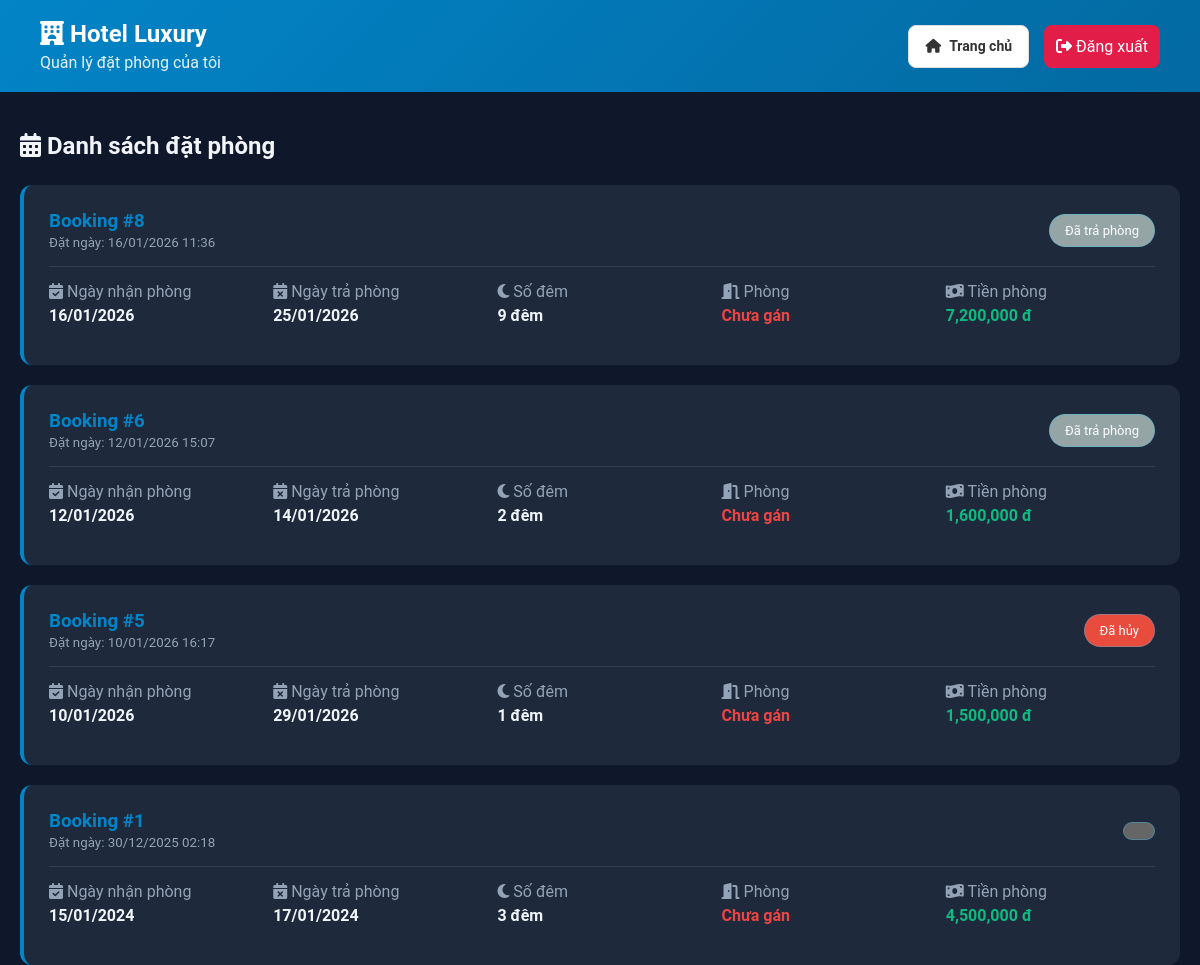
Screenshot of /?controller=GuestController&action=myBookings (signed in) with the database file from the repository.
### tables this page shows
CREATE TABLE `bookings_booking` (
  `MaDatPhong` int(11) NOT NULL,
  `NgayDatPhong` date NOT NULL,
  `ThoiGianLuuTru` int(11) NOT NULL,
  `NgayNhanPhong` date NOT NULL,
  `NgayTraPhong` date NOT NULL,
  `SoTienDatPhong` int(11) NOT NULL,
  `MaNhanVien` varchar(20) DEFAULT NULL,
  `MaKhachHang` int(11) NOT NULL,
  `MaLoaiPhong` varchar(50) DEFAULT NULL,
  `MaGiamGia` varchar(20) DEFAULT NULL,
  `TrangThai` enum('Pending','Confirmed','Checkin','Checkout','Cancelled') DEFAULT 'Pending',
  `GhiChu` varchar(255) DEFAULT NULL,
  `NgayTao` timestamp NOT NULL DEFAULT current_timestamp(),
  `NgayCapNhat` timestamp NOT NULL DEFAULT current_timestamp() ON UPDATE current_timestamp()
);

### MVC/Core/controller.php (called while the page is built, shortened)
<?php
class controller {
    public function view($view, $data = []) {
        require_once "./MVC/Views/".$view.".php";
    }
}
?>

### MVC/Controllers/GuestController.php (called while the page is built, shortened)
<?php
class GuestController extends controller {
    public function myBookings() {
        $bookingModel = $this->model("BookingModel");
        $bookings = $bookingModel->getByGuestId($_SESSION['guest_id']);
        $this->view("Pages/GuestMyBookings", ["bookings" => $bookings]);
    }
}
?>

### MVC/Core/App.php (called while the page is built, shortened)
<?php
class App {
    protected $action = "index";
    public function __construct() {
        $this->controller = new $this->controller;
        if (isset($_GET['action'])) {
            $this->action = $_GET['action'];
        }
        call_user_func([$this->controller, $this->action]);
    }
}

### index.php (called while the page is built, shortened)
<?php
$app = new App();

### MVC/Core/connectDB.php (called while the page is built, shortened)
<?php
class connectDB {
    protected $con;
    public function __construct() {
        $this->con = mysqli_connect(
            "localhost",
            "root",
            "",
            "web_hotel_mngt",
            3307
        );
        mysqli_set_charset($this->con, "utf8");
    }
    public function select($sql, $params = []) {
        $stmt = $this->prepareStatement($sql, $params);
        $result = mysqli_stmt_execute($stmt);
        $result = mysqli_stmt_get_result($stmt);
        $data = [];
        while ($row = mysqli_fetch_assoc($result)) {
            $data[] = $row;
        }
        return $data;
    }
    private function prepareStatement($sql, $params = []) {
        $stmt = mysqli_prepare($this->con, $sql);
        return $stmt;
    }
}

### MVC/Models/BookingModel.php (called while the page is built, shortened)
<?php
class BookingModel extends connectDB {
    private function escape($value) {
        return mysqli_real_escape_string($this->con, (string)$value);
    }
    public function getByGuestId($guestId) {
        $guestId = $this->escape($guestId);
        $sql = "SELECT b.*,
                       (SELECT GROUP_CONCAT(r.SoPhong SEPARATOR ', ')
                        FROM rooms_roombooked rb
                        JOIN rooms_room r ON rb.MaPhong = r.MaPhong
                        WHERE rb.MaDatPhong = b.MaDatPhong) as SoPhong
                FROM bookings_booking b
                WHERE b.MaKhachHang = '$guestId'
                ORDER BY b.NgayTao DESC";
        return $this->select($sql);
    }
}
?>

### MVC/Views/Pages/GuestMyBookings.php (the view, shortened to what this page needs)
<div class="mybookings-wrapper">
    <header class="guest-header" style="background: linear-gradient(135deg, var(--ocean-blue), #0369a1); color: white; padding: 20px 40px; display: flex; justify-content: space-between; align-items: center;">
        <div>
            <h2 style="margin: 0;"><i class="fas fa-hotel"></i> Hotel Luxury</h2>
            <p style="opacity: 0.9; margin: 5px 0 0 0;">Quản lý đặt phòng của tôi</p>
        </div>
        <div style="display: flex; gap: 15px;">
            <a href="?controller=GuestController&action=home" class="btn-custom-white">
                <i class="fas fa-home"></i> Trang chủ
            </a>
            <a href="?controller=AuthController&action=logout" class="btn-logout">
                <i class="fas fa-sign-out-alt"></i> Đăng xuất
            </a>
        </div>
    </header>
    <div style="max-width: 1200px; margin: 40px auto; padding: 0 20px;">
        <h2 style="color: var(--text-white); margin-bottom: 25px;">
            <i class="fas fa-calendar-alt"></i> Danh sách đặt phòng
        </h2>
        <?php if(!empty($data['bookings'])): ?>
            <?php
            $statusColors = [
                'Pending' => '#f39c12',
                'Confirmed' => '#3498db',
                'Checkin' => '#27ae60',
                'Checkout' => '#95a5a6',
                'Cancelled' => '#e74c3c'
            ];
            $statusLabels = [
                'Pending' => 'Chờ xác nhận',
                'Confirmed' => 'Đã xác nhận',
                'Checkin' => 'Đã nhận phòng',
                'Checkout' => 'Đã trả phòng',
                'Cancelled' => 'Đã hủy'
            ];
            foreach($data['bookings'] as $booking):
                $color = $statusColors[$booking['TrangThai']] ?? '#666';
            ?>
            <div class="booking-card">
                <div class="booking-header-section">
                    <div>
                        <h3 style="color: var(--ocean-blue); margin: 0;">
                            Booking #<?= $booking['MaDatPhong'] ?>
                        </h3>
                        <small style="color: var(--text-muted);">
                            Đặt ngày: <?= date('d/m/Y H:i', strtotime($booking['NgayTao'])) ?>
                        </small>
                    </div>
                    <span class="badge" style="background: <?= $color ?>; color: white; padding: 8px 15px; border-radius: 20px;">
                        <?= $statusLabels[$booking['TrangThai']] ?>
                    </span>
                </div>
                <div class="booking-info-grid">
                    <div class="info-item">
                        <i class="fas fa-calendar-check"></i> Ngày nhận phòng
                        <strong><?= date('d/m/Y', strtotime($booking['NgayNhanPhong'])) ?></strong>
                    </div>
                    <div class="info-item">
                        <i class="fas fa-calendar-times"></i> Ngày trả phòng
                        <strong><?= date('d/m/Y', strtotime($booking['NgayTraPhong'])) ?></strong>
                    </div>
                    <div class="info-item">
                        <i class="fas fa-moon"></i> Số đêm
                        <strong><?= $booking['ThoiGianLuuTru'] ?> đêm</strong>
                    </div>
                    <div class="info-item">
                        <i class="fas fa-door-open"></i> Phòng
                        <strong><?= $booking['SoPhong'] ?? '<span style="color: #ef4444;">Chưa gán</span>' ?></strong>
                    </div>
                    <div class="info-item">
                        <i class="fas fa-money-bill-wave"></i> Tiền phòng
                        <strong style="color: #10b981;"><?= number_format($booking['SoTienDatPhong']) ?> đ</strong>
                    </div>
                </div>
            </div>
            <?php endforeach; ?>
        <?php endif; ?>
    </div>
</div>

### Public/Css/style_hello.css (style rules this page uses)
:root { --bg-dark: #0f172a; --card-bg: #1e293b; --ocean-blue: #0284c7; --ocean-hover: #0369a1; --text-main: #f1f5f9; }
body { margin: 0; background-color: var(--bg-dark); font-family: 'Segoe UI', sans-serif; display: flex; justify-content: center; align-items: center; height: 100vh; }

### Public/Css/login_style.css (style rules this page uses)
:root { --bg-dark: #0f172a; --card-bg: #1e293b; --ocean-blue: #0284c7; --ocean-hover: #0369a1; --text-white: #f1f5f9; --input-bg: #334155; --text-muted: #94a3b8; }

### Public/Css/admin_style.css (style rules this page uses)
html, body { margin: 0; padding: 0; width: 100%; height: 100%; display: block; background-color: #0f172a; }
:root { --bg-dark: #0f172a; --sidebar-bg: #1e293b; --ocean-blue: #0284c7; --ocean-hover: #0ea5e9; --text-white: #f1f5f9; --text-muted: #94a3b8; }
.btn-logout { display: block; padding: 12px; text-align: center; background: #e11d48; color: white; text-decoration: none; border-radius: 8px; transition: 0.3s; }

### Public/Css/department_style.css (style rules this page uses)
:root { --card-bg: #1e293b; --border-color: rgba(255, 255, 255, 0.1); --ocean-blue: #0284c7; --text-white: #f1f5f9; }
.badge { background: rgba(2,132,199,0.15); color: #38bdf8; padding: 5px 10px; border-radius: 15px; font-size: 13px; border: 1px solid rgba(56,189,248,0.35); }
.btn-custom-white { background-color: #ffffff; color: #333; padding: 8px 16px; border-radius: 8px; border: 1px solid #ddd; text-decoration: none; font-size: 14px; font-weight: 600; display: flex; align-items: center; gap: 8px; transition: all 0.3s; }

### Public/Css/employee_style.css (style rules this page uses)
:root { --bg-dark: #0f172a; --card-bg: #1e293b; --border-color: rgba(255,255,255,0.1); --ocean-blue: #0284c7; --text-white: #f1f5f9; --text-light: #cbd5e1; }
body { background: var(--bg-dark); color: var(--text-white); font-family: "Roboto", sans-serif; }
.badge { background: rgba(2,132,199,0.15); color: #38bdf8; padding: 5px 10px; border-radius: 15px; font-size: 13px; border: 1px solid rgba(56,189,248,0.35); }

### MVC/Views/Pages/GuestMyBookings.php (style rules this page uses)
.mybookings-wrapper { min-height: 100vh; background: var(--bg-dark); }
.booking-card { background: var(--card-bg); border-radius: 12px; padding: 25px; margin-bottom: 20px; border-left: 4px solid var(--ocean-blue); transition: transform 0.3s; }
.booking-header-section { display: flex; justify-content: space-between; align-items: center; margin-bottom: 15px; padding-bottom: 15px; border-bottom: 1px solid var(--border-color); }
.booking-info-grid { display: grid; grid-template-columns: repeat(auto-fit, minmax(200px, 1fr)); gap: 15px; margin-bottom: 15px; }
.info-item { color: var(--text-muted); }
.info-item strong { color: var(--text-white); display: block; margin-top: 5px; }

### rows the page displays
bookings_booking: MaDatPhong "8", NgayTao "16/01/2026 11:36", TrangThai "Đã trả phòng", NgayNhanPhong "16/01/2026", NgayTraPhong "25/01/2026", ThoiGianLuuTru "9", SoPhong "Chưa gán", SoTienDatPhong "7,200,000"
bookings_booking: MaDatPhong "6", NgayTao "12/01/2026 15:07", TrangThai "Đã trả phòng", NgayNhanPhong "12/01/2026", NgayTraPhong "14/01/2026", ThoiGianLuuTru "2", SoPhong "Chưa gán", SoTienDatPhong "1,600,000"
bookings_booking: MaDatPhong "5", NgayTao "10/01/2026 16:17", TrangThai "Đã hủy", NgayNhanPhong "10/01/2026", NgayTraPhong "29/01/2026", ThoiGianLuuTru "1", SoPhong "Chưa gán", SoTienDatPhong "1,500,000"
bookings_booking: MaDatPhong "1", NgayTao "30/12/2025 02:18", NgayNhanPhong "15/01/2024", NgayTraPhong "17/01/2024", ThoiGianLuuTru "3", SoPhong "Chưa gán", SoTienDatPhong "4,500,000"
